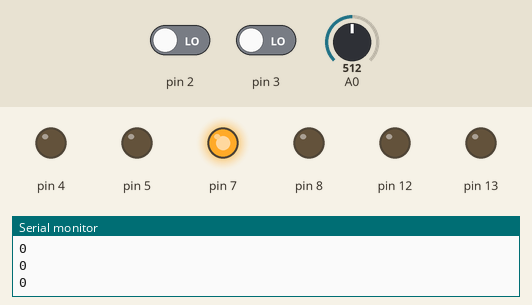
Bench run of a sketch on a simulated Arduino Uno, built with avr-gcc and run on an emulated ATmega328P. On the bench: output pins drawn as LEDs (lit = HIGH), the last lines printed to the serial monitor. Dashed ring = blinking. The inputs (shaded band) are chosen by the test bench; at power-on: pin 2 LOW, A0 = 512, pin 3 LOW.

Above: at 1.2 s.
1.3 s: pin 2 driven HIGH
At 1.45 s:
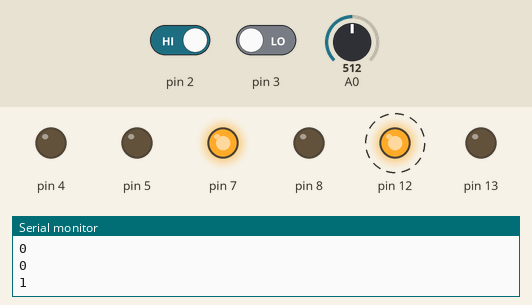
4.3 s: A0 set to 417
7.3 s: A0 set to 388
At 8.05 s:
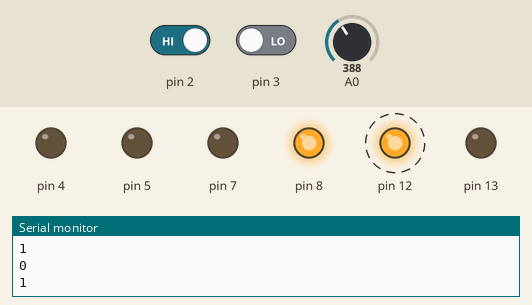
10.3 s: pin 3 driven HIGH
At 11.06 s:
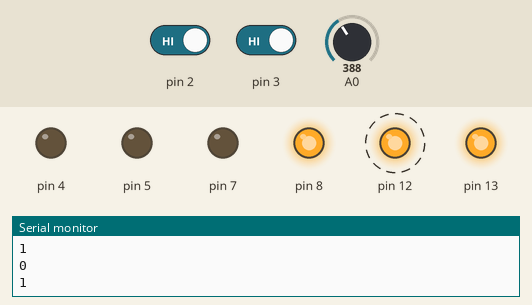
13.3 s: A0 set to 410
At 14.06 s:
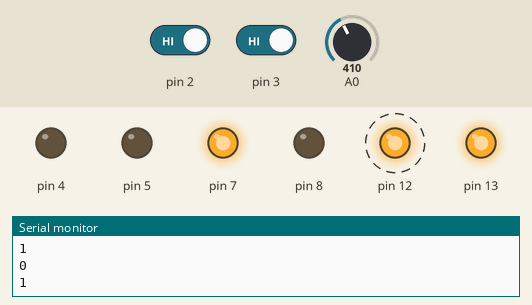
16.3 s: A0 set to 786
19.3 s: A0 set to 808
At 20.06 s:
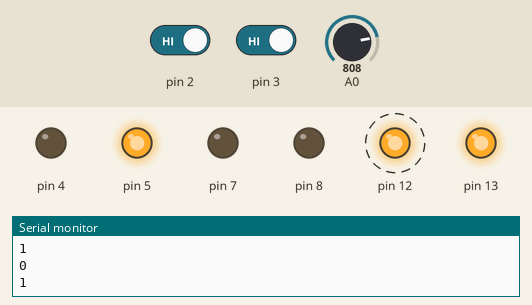
Timing chart, 0 to 23.3 s (numbered marks = the images above; inputs shaded):
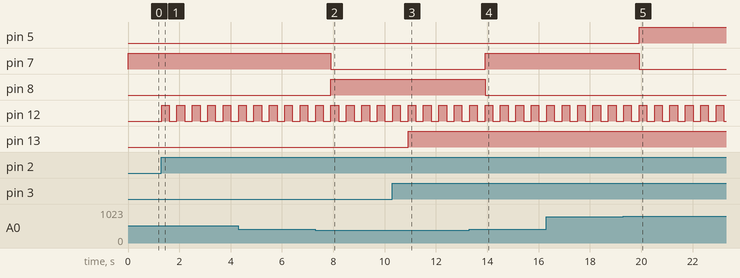

Measured:
- the behaviour switches between 401 and 400 on A0 (found by bisection; images 1 and 2)
- the behaviour switches between 800 and 801 on A0 (found by bisection; images 4 and 5)
- after the input at 1.3 s, pin 12: alternates HIGH for 0.30 s and LOW for 0.30 s, starting at once
- after the input at 7.3 s, pin 7: HIGH → LOW after 0.61 s; pin 8: LOW → HIGH after 0.61 s
- after the input at 10.3 s, pin 13: LOW → HIGH after 0.61 s
- after the input at 13.3 s, pin 7: LOW → HIGH after 0.61 s; pin 8: HIGH → LOW after 0.61 s
- after the input at 19.3 s, pin 5: LOW → HIGH after 0.62 s; pin 7: HIGH → LOW after 0.62 s

The sketch:

ino3.ino
```cpp
#define OUT LOW
#define IN  HIGH
long value;
int push;
int push2;
int isPushed;

void setup(){
  Serial.begin(9600);
  pinMode(8,OUTPUT);
  pinMode(7,OUTPUT);
  pinMode(5,OUTPUT);

  pinMode(4,OUTPUT);
  pinMode(12,OUTPUT);
  pinMode(13,OUTPUT);

  pinMode(2, INPUT);
  pinMode(3, INPUT);

  }

void loop(){
  value = analogRead(A0);
  push = digitalRead(2);
  push2 = digitalRead(3);


  Serial.println(isPushed);
  Serial.println(digitalRead(2));

  if(digitalRead(2) && isPushed == 0)
  {
   digitalWrite(12, IN);
   delay(300);
   isPushed = 1;
  }
   if(digitalRead(2) && isPushed == 1)
  {
   digitalWrite(12, OUT);
   delay(300);
   isPushed = 0;
  }

  if(push2 == 1)
  {
   digitalWrite(13, IN);
  }
  else
  {
   digitalWrite(13, OUT);
  }

  if(isPushed == 1)
  {
   digitalWrite(12, IN);
  }
  else
  {
   digitalWrite(12, OUT);
  }

  if(value >= 0 && value <= 400)
  {
    digitalWrite(8, IN);
    digitalWrite(7, OUT);
    digitalWrite(5, OUT);
  }
  if(value >= 401 && value <= 800)
  {
    digitalWrite(8, OUT);
    digitalWrite(7, IN);
    digitalWrite(5, OUT);
  }
  if(value >= 801 && value <= 1023)
  {
    digitalWrite(8, OUT);
    digitalWrite(7, OUT);
    digitalWrite(5, IN);
  }

}
```
